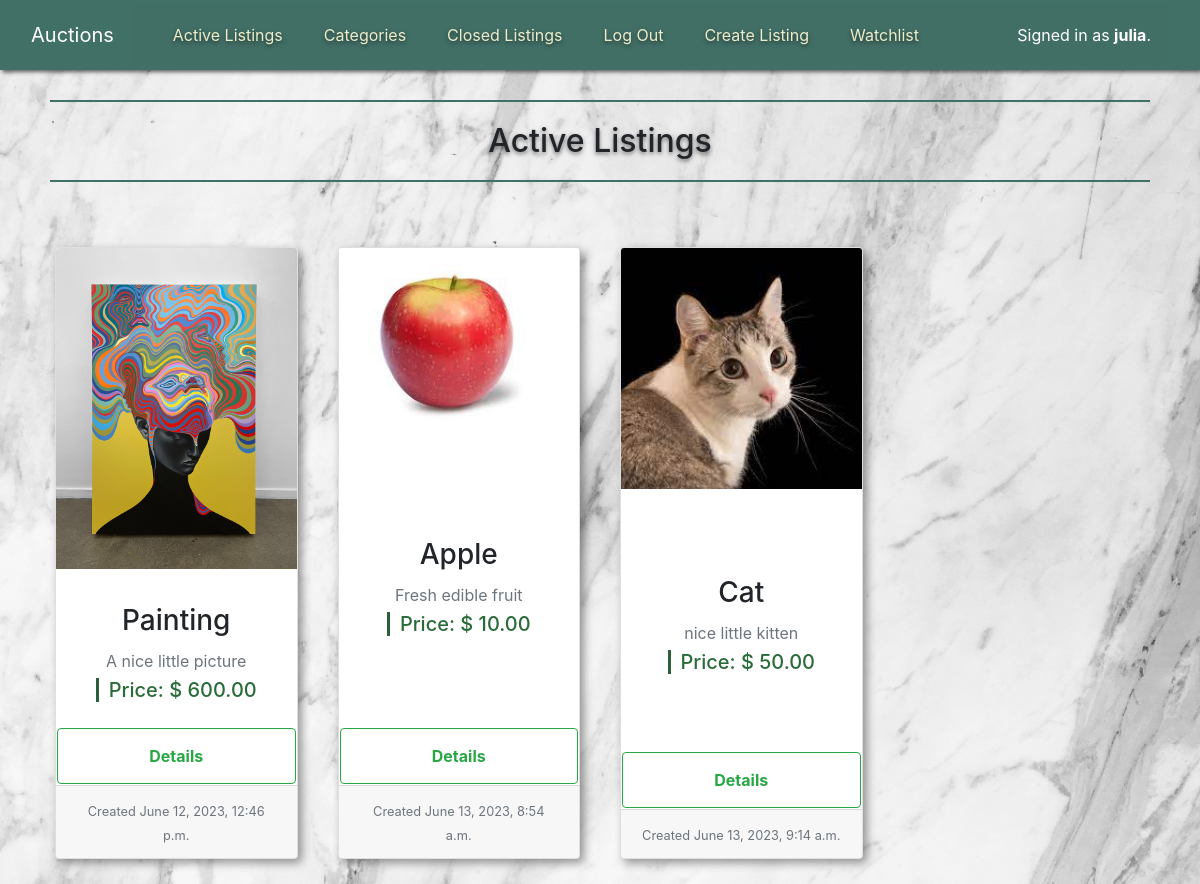
Screenshot of / (signed in) with the database file from the repository.
### auctions/models.py (models this page shows, shortened)
class User(AbstractUser):
    pass

class Listing(models.Model):
    default_auto_field = 'django.db.models.BigAutoField'
    creator = models.ForeignKey(User, on_delete=models.CASCADE, related_name="listings")
    title = models.CharField(max_length=100)
    description = models.CharField(max_length=200)
    starting_bid = models.DecimalField(max_digits=10, decimal_places=2)
    current_bid = models.DecimalField(max_digits=10, decimal_places=2, default=Decimal('0.00'))
    active = models.BooleanField(default=True)
    picture = models.ImageField(null=True, blank=True, upload_to='images/')
    category = models.ForeignKey(Category, on_delete=models.CASCADE, related_name="listings")
    condition = models.CharField(max_length=100)
    time = models.DateTimeField(auto_now_add=True)
    winner = models.ForeignKey(User, on_delete=models.SET_NULL,default=None, blank=True, null=True, related_name="won")
    closed_time = models.DateTimeField(default=None, blank=True, null=True)

### auctions/views.py (the view)
# urls.py: path("", views.index, name="index"),
def index(request):
    listings = Listing.objects.all()
    active = []
    for listing in listings:
        if listing.active:
            active.append(listing)
    return render(request, "auctions/index.html", {
        'listings': active
    })

### auctions/templates/auctions/index.html
{% extends "auctions/layout.html" %}
{% block body %}
    <h2>Active Listings</h2>
    {% if listings %}
        <div class="row row-cols-xs-2 row-cols-md-3 row-cols-lg-4 g-5">
            {% for listing in listings %}
                {% if listing.active %}
                    <div class="col">
                        <div class="card h-100">
                            {% if listing.picture %}
                            <img src="{{ listing.picture.url }}" class="card-img-top" alt="...">
                            {% endif %}
                            <div class="card-body">
                                <h3 class="card-title">{{listing.title}}</h3>
                                <p class="card-subtitle text-muted">{{listing.description}}</p>
                                <h5 class="card-text">
                                    Price: ${% if listing.current_bid == 0%}
                                    {{listing.starting_bid}}
                                    {% else %}
                                    {{listing.current_bid}}
                                    {% endif %}
                                </h5>
                            </div>
                            <a href="{% url 'listing' listing.id%}" type="button" class="btn btn-outline-success">Details</a>
                            <div class="card-footer">
                                <small class="text-muted">Created {{listing.time}}</small>
                            </div>
                        </div>
                    </div>
                    {% endif %}
                {% endfor %}
        </div>
    {% else %}
        <div class="alert alert-success" role="alert">
            No active listings
        </div>
    {% endif %}
{% endblock %}

### auctions/templates/auctions/layout.html (shortened to what this page needs)
{% load static %}
<!DOCTYPE html>
<html lang="en">
    <head>
        <link href="{% static 'auctions/styling.css' %}" rel="stylesheet">
        <link href="https://cdn.jsdelivr.net/npm/bootstrap@5.2.3/dist/css/bootstrap.min.css" rel="stylesheet">
        <link rel="stylesheet" href="https://stackpath.bootstrapcdn.com/bootstrap/4.4.1/css/bootstrap.min.css">
    </head>
    <body>
          <nav class="navbar navbar-expand-lg navbar-light bg-green fixed-top" role="navigation">
              <div class="container-fluid">
                <a href="#"class="navbar-brand text-white">Auctions</a>
                <div class="custom-collapse collapse navbar-collapse flex-nowrap justify-content-end" id="navbarNav">
                  <ul class="navbar-nav me-auto flex-nowrap">
                    <li class="nav-item">
                      <a class="nav-link text-beige" href="{% url 'index' %}">Active Listings</a>
                    </li>
                    {% if user.is_authenticated %}
                    <li class="nav-item">
                      <a class="nav-link text-beige" href="{% url 'categories' %}">Categories</a>
                      </li>
                      <li class="nav-item">
                        <a class="nav-link text-beige" href="{% url 'closed' %}">Closed Listings</a>
                      </li>
                      <li class="nav-item">
                        <a class="nav-link text-beige" href="{% url 'logout' %}">Log Out</a>
                      </li>
                      <li class="nav-item">
                        <a class="nav-link text-beige" href="{% url 'new' %}">Create Listing</a>
                      </li>
                      <li class="nav-item">
                        <a class="nav-link text-beige" href="{% url 'watchlist' %}">Watchlist</a>
                      </li>
                    {% endif %}
                  </ul>
                  <ul class="navbar-nav ml-auto">
                    <li class="block-display nav-item">
                      <a class="nav-link disabled text-white">
                        {% if user.is_authenticated %}
                          Signed in as <strong>{{ user.username }}</strong>.
                        {% else %}
                          Not signed in.
                        {% endif %}
                      </a>
                    </li>
                  </ul>
                </div>
              </div>
            </nav>
          <div class="main_content">
              {% block body %}
              {% endblock %}
          </div>
    </body>
</html>

### auctions/static/auctions/styling.css (style rules this page uses)
html { height:auto }
* { margin:0; padding:0; }
body { text-align: center!important; padding: 0px 50px 30px 50px; margin:0; height:auto; background-image: url('pexels-henry-&-co-2341290.jpg'); background-size: cover; background-repeat: no-repeat; }
.main_content { margin-top:100px }
h2 { border-bottom: 2px solid rgb(65, 112, 102); border-top: 2px solid rgb(65, 112, 102); padding: 20px !important; margin-bottom: 60px !important; }
.card { margin: 5px!important; box-shadow: 4px 4px 10px rgba(0, 0, 0, 0.4);; }
.card a { margin:1px; padding:15px; font-weight:700 }
.card img { object-fit: cover; }
.card .card-body { margin-top:10px; display: flex; flex-direction: column; row-gap: 5px; justify-content: center; align-items: center; }
.card-text { color:rgb(42, 107, 58); }
h2, .text-beige, .list-group a:hover { text-shadow: 0 2px 4px rgba(0, 0, 0, 0.5); }
.text-beige { color:rgb(237, 237, 203)!important; margin-left: 25px; }
.bg-green { background-color:rgb(65, 112, 102); color:aliceblue; }
.navbar { height: 70px; box-shadow: 2px 2px 4px rgba(0, 0, 0, 0.6); }
.custom-collapse { background-color: rgba(65, 112, 102, 0.8); padding:10px; }
.navbar-brand { line-height: 70px; }
.description, h5 { font-weight: 600; border-left: 3px solid #2c5f3b; padding-left: 10px; }

### rows the page displays
User: username "julia"
Listing: picture (picture), title "Painting", description "A nice little picture", current_bid "600.00", time "June 12, 2023, 12:46 p.m."
Listing: picture (picture), title "Apple", description "Fresh edible fruit", starting_bid "10.00", time "June 13, 2023, 8:54 a.m."
Listing: picture (picture), title "Cat", description "nice little kitten", starting_bid "50.00", time "June 13, 2023, 9:14 a.m."
